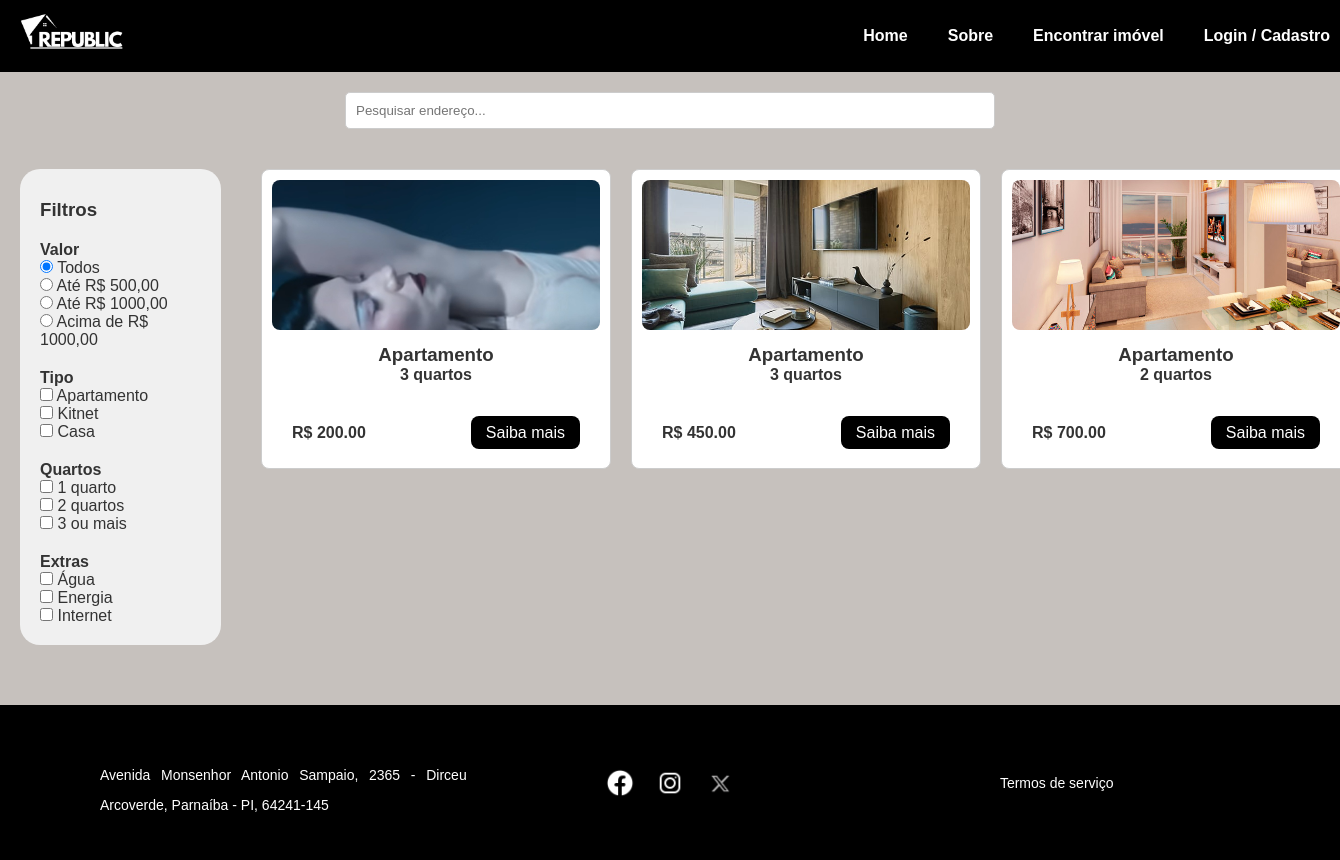
The app's page /pesquisa with its own data.
### tables this page shows
CREATE TABLE apartamentos (
    id INTEGER PRIMARY KEY AUTOINCREMENT,
    endereco TEXT,
    bairro TEXT,
    numero TEXT,
    cep TEXT,
    complemento TEXT,
    valor REAL,
    quartos INTEGER,
    banheiros INTEGER,
    inclusos TEXT,
    outros TEXT,
    descricao TEXT,
    imagem TEXT,
    tipo TEXT
, usuario_id INTEGER);

### app.py (the view)
@app.route('/pesquisa')
def pesquisa():
    conn = sqlite3.connect('instance/banco.db')
    cursor = conn.cursor()
    cursor.execute("SELECT id, tipo, quartos, valor, endereco, inclusos, imagem FROM apartamentos")
    rows = cursor.fetchall()
    conn.close()
    apartamentos = []
    for row in rows:
        apt = {
            'id': row[0],
            'tipo': row[1],
            'quartos': row[2],
            'valor': row[3],
            'endereco': row[4],
            'inclusos': row[5].split(',') if row[5] else [],
            'imagens': row[6].split(',') if row[6] else ['default.jpg']
        }
        apartamentos.append(apt)
    return render_template('pesquisa.html', apartamentos=apartamentos)

### app.py (called while the page is built, shortened)
def obter_usuario_nome():
    return None

@app.context_processor
def inject_usuario_nome():
    return dict(usuario_nome=obter_usuario_nome())

### templates/pesquisa.html (shortened to what this page needs)
<!DOCTYPE html>
<html lang="pt-BR">
<head>
    <link rel="stylesheet" href="{{ url_for('static', filename='css/style.css') }}">
    <link rel="stylesheet" href="{{ url_for('static', filename='css/pesquisa.css') }}">
</head>
<body>
    <header class="header">
        <div class="logo">
            <a href="{{ url_for('index') }}">
                <img src="{{ url_for('static', filename='img/logo/logo_branca.png') }}" alt="Republic Logo">
            </a>
        </div>
        <nav class="nav">
            <a href="{{ url_for('index') }}">Home</a>
            <a href="{{ url_for('sobre') }}">Sobre</a>
            <a href="{{ url_for('pesquisa') }}">Encontrar imóvel</a>
            {% if usuario_nome %}
                <div class="user-info">
                    <div class="separator">|</div>
                    <span class="saudacao">Olá, {{ usuario_nome }}!</span>
                    <a href="{{ url_for('logout') }}" class="logout-btn">Sair</a>
                </div>
            {% else %}
                <a href="{{ url_for('cadastro') }}">Login / Cadastro</a>
            {% endif %}
        </nav>
    </header>
    <section class="search-bar">
        <input type="text" id="searchInput" placeholder="Pesquisar endereço...">
    </section>
    <main>
        <aside class="filters">
            <h3>Filtros</h3>
            <h4>Valor</h4>
            <label><input type="radio" name="valor" value="todos" checked> Todos</label><br>
            <label><input type="radio" name="valor" value="500"> Até R$ 500,00</label><br>
            <label><input type="radio" name="valor" value="1000"> Até R$ 1000,00</label><br>
            <label><input type="radio" name="valor" value="acima"> Acima de R$ 1000,00</label>
            <h4>Tipo</h4>
            <label><input type="checkbox" name="tipo" value="apartamento"> Apartamento</label><br>
            <label><input type="checkbox" name="tipo" value="kitnet"> Kitnet</label><br>
            <label><input type="checkbox" name="tipo" value="casa"> Casa</label>
            <h4>Quartos</h4>
            <label><input type="checkbox" name="quartos" value="1"> 1 quarto</label><br>
            <label><input type="checkbox" name="quartos" value="2"> 2 quartos</label><br>
            <label><input type="checkbox" name="quartos" value="3"> 3 ou mais</label>
            <h4>Extras</h4>
            <label><input type="checkbox" name="extras" value="agua"> Água</label><br>
            <label><input type="checkbox" name="extras" value="energia"> Energia</label><br>
            <label><input type="checkbox" name="extras" value="internet"> Internet</label>
        </aside>
        <section class="cards" id="cardContainer">
            {% for apt in apartamentos %}
            <div class="card"
                data-tipo="{{ apt.tipo }}"
                data-quartos="{{ apt.quartos }}"
                data-valor="{{ apt.valor }}"
                data-extras="{{ apt.inclusos|join(',') }}"
                data-endereco="{{ apt.endereco }}">
                <div class="imagens-card">
                    {% set primeira_imagem = apt.imagens[0] if apt.imagens else 'default.jpg' %}
                    <img src="{{ url_for('static', filename='img/apts/' ~ primeira_imagem) }}" alt="Imagem do imóvel">
                </div>
                <h3>{{ apt.tipo|capitalize }}</h3>
                <p>{{ apt.quartos }} quarto{{ 's' if apt.quartos > 1 }}</p>
                <div class="card-footer">
                    <p class="preco">R$ {{ "%.2f"|format(apt.valor|float) }}</p>
                    <div class="botao">
                        <a href="{{ url_for('detalhes_apartamento', id=apt.id) }}">Saiba mais</a>
                    </div>
                </div>
            </div>
            {% endfor %}
        </section>
    </main>
    <footer class="footer">
        <div class="footer-content">
            <div class="container text-center">
                <div class="row">
                    <div class="col">
                        <p>Avenida Monsenhor Antonio Sampaio, 2365 - Dirceu Arcoverde, Parnaíba - PI, 64241-145</p>
                    </div>
                    <div class="col">
                        <div class="socials">
                            <a href="#"><img src="{{ url_for('static', filename='img/socials/facebook.png') }}" alt="Facebook"></a>
                            <a href="#"><img src="{{ url_for('static', filename='img/socials/ig.png') }}" alt="Instagram"></a>
                            <a href="#"><img src="{{ url_for('static', filename='img/socials/x.webp') }}" alt="X"></a>
                        </div>
                    </div>
                    <div class="col">
                        <a href="{{ url_for('termos') }}">Termos de serviço</a>
                    </div>
                </div>
            </div>
        </div>
    </footer>
</body>
</html>

### static/css/style.css (style rules this page uses)
* { margin: 0; padding: 0; box-sizing: border-box; }
body { font-family: Arial, sans-serif; background-color: #c6c1bd; color: #333; }
.nav { display: flex; align-items: center; gap: 20px; }
.header { background: rgb(0, 0, 0); display: flex; align-items: center; justify-content: space-between; padding: 10px; }
.logo img { width: 120px; }
.nav a { color: white; text-decoration: none; margin-left: 20px; font-weight: bold; }
.container { padding: 30px 50px; }
.container p { text-align: justify; line-height: 30px; margin-top: 15px; }
.card { background-color: rgba(255, 255, 255, 0.849); padding: 20px; border-radius: 10px; width: 300px; height: 250px; }
.card img { width: 50px; height: 50px; margin-top: 25%; margin-bottom: 10px; }
.card p { font-size: 16px; font-weight: bold; }
.footer { background-color: black; color: white; padding: 30px 0; font-size: 14px; }
.footer-content .container { max-width: 1200px; margin: 0 auto; padding: 0 20px; }
.footer-content .row { display: flex; justify-content: space-between; align-items: center; flex-wrap: wrap; text-align: center; }
.footer-content .col { flex: 1; padding: 10px; }
.footer-content .socials a img { width: 30px; margin: 0 8px; vertical-align: middle; }
.footer-content a { color: white; text-decoration: none; }

### static/css/pesquisa.css (style rules this page uses)
.search-bar { margin: 20px; text-align: center; }
.search-bar input { padding: 10px; width: 50%; border-radius: 5px; border: 1px solid #ccc; }
main { display: flex; }
.filters { width: 15%; padding: 20px; background: #f0f0f0; margin: 20px; border-radius: 20px; }
.filters h3 { margin-top: 10px; }
.filters h4 { margin-top: 20px; }
.cards { width: 80%; padding: 20px; display: grid; grid-template-columns: repeat(3, 1fr); gap: 20px; }
.cards .card { width: 350px; height: 300px; background: white; border: 1px solid #ccc; padding: 10px; border-radius: 8px; text-align: center; display: flex; flex-direction: column; justify-content: space-between; }
.card img { width: 100%; height: 150px; object-fit: cover; border-radius: 8px; margin-top: 0; }
.card-footer { display: flex; justify-content: space-between; align-items: center; margin-top: 20px; width: 100%; padding: 20px; }
.preco { font-weight: bold; font-size: 1.2em; text-align: left; flex: 1; }
.botao { text-align: right; }
.botao a { background-color: black; color: white; padding: 8px 15px; text-decoration: none; border-radius: 8px; }
footer { background: black; color: white; padding: 20px; margin-top: 40px; }

### records on screen
apartamentos: imagem (picture), tipo "Apartamento", quartos "3", quartos "s", valor "200.00"
apartamentos: shows a picture, tipo "Apartamento", quartos "3", quartos "s", valor "450.00"
apartamentos: imagem (picture), tipo "Apartamento", quartos "2", quartos "s", valor "700.00"
